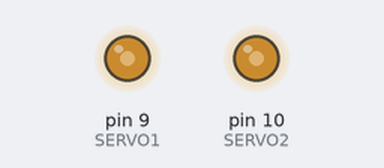
Bench run of a sketch on a simulated Arduino Uno, built with avr-gcc and run on an emulated ATmega328P. On the bench: output pins drawn as LEDs (lit = HIGH).

Above: at 0.1 s.
Timing chart, 0 to 1.6 s (numbered marks = the images above):
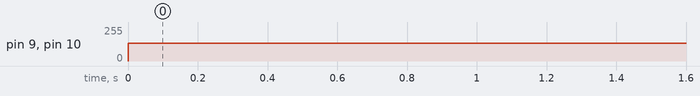

Measured:
- by itself, pin 9 (SERVO1), pin 10 (SERVO2): 0/255 → 135/255 at 0.00 s

The sketch:

Servo_continuo.ino
```cpp
#define SERVO1 9
#define SERVO2 10
#define CEN 0

void setup()
{
}

void loop()
{
throttle(100,-100);
}

// Maneja el avance o retroceso, recibe la velocidad desde -100 a 100 %
void throttle(int Mot1, int Mot2)
{
  analogWrite(SERVO1,(Mot1> CEN || Mot1<-CEN) ? map(-Mot1,-100,100,135,225):0);
//Giro al contrario
  analogWrite(SERVO2,(-Mot2> CEN || -Mot2<-CEN) ? map(Mot2,-100,100,135,225):0);
}
```
